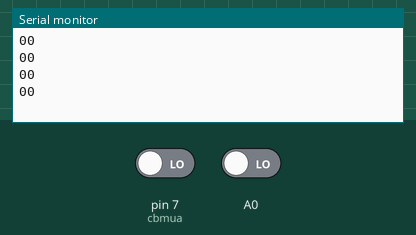
Bench run of a sketch on a simulated Arduino Uno, built with avr-gcc and run on an emulated ATmega328P. Parts: the last lines printed to the serial monitor. The test bench sets the inputs (shaded band); at power-on: pin 7 (cbmua) LOW, A0 LOW.

Above: at 1.8 s.
1.9 s: pin 7 (cbmua) driven HIGH
At 2.4 s:
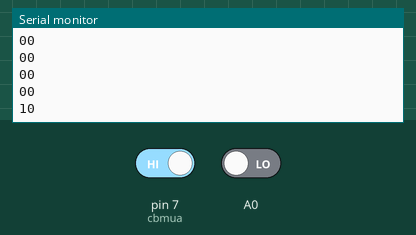
3.4 s: A0 driven HIGH
At 3.9 s:
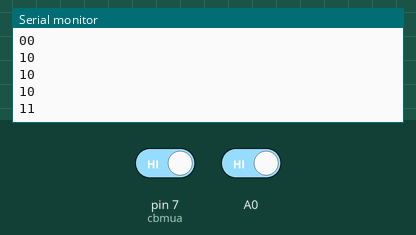
4.9 s: pin 7 (cbmua) driven LOW
At 5.4 s:
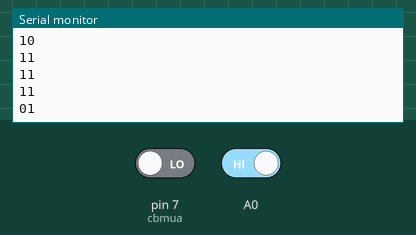
Timing chart, 0 to 7.9 s (numbered marks = the images above; inputs shaded):
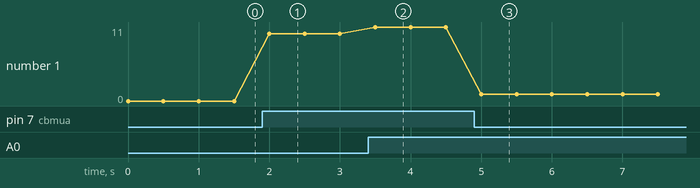

Measured:
- after the input at 1.9 s, the serial monitor: prints a new line after 0.10 s (image 1)
- after the input at 3.4 s, the serial monitor: prints a new line after 0.10 s (image 2)
- after the input at 4.9 s, the serial monitor: prints a new line after 0.10 s (image 3)
- plotted number 1: 0 → 10 after the input at 1.9 s, 10 → 11 after the input at 3.4 s, 11 → 1 after the input at 4.9 s

The sketch:

cam_bien_mua.ino
```cpp
int cbmua=7;
void setup() {
  // put your setup code here, to run once:
  pinMode(cbmua,INPUT);
  Serial.begin(9600);
}

void loop(){
  int thchandigital=digitalRead(cbmua);
  int thchananalog=digitalRead(A0);
  Serial.print(thchandigital);
  Serial.println(thchananalog);
  delay(500);
}
```
